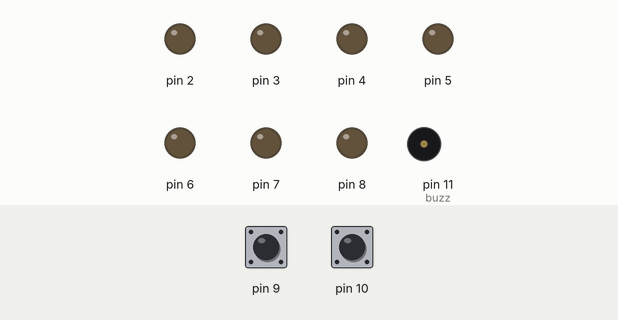
This sketch was run on a simulated Arduino Uno, built with avr-gcc and run on an emulated ATmega328P. Shown: output pins drawn as LEDs (lit = HIGH), buzzer (waves = sounding). The inputs (shaded band) are chosen by the test bench; at power-on: pin 10 LOW, pin 9 LOW. What the sketch prints to the serial monitor is not drawn.

Above: at 1.2 s.
1.3 s: pin 10 driven HIGH
At 2.3 s:
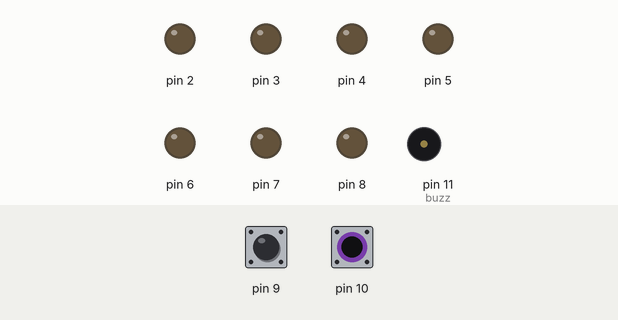
4.3 s: pin 9 driven HIGH
At 5.0 s:
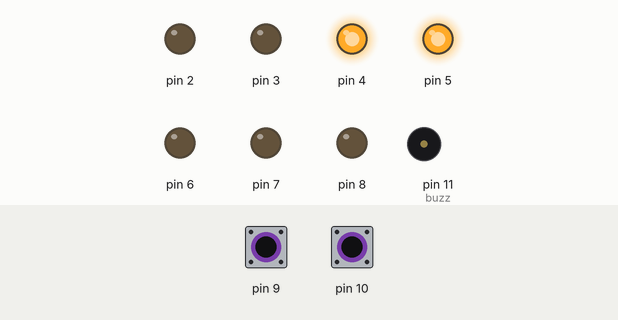
5.8 s: pin 10 pulsed LOW 2 times (0.12 s each, 0.3 s apart)
At 7.7 s:
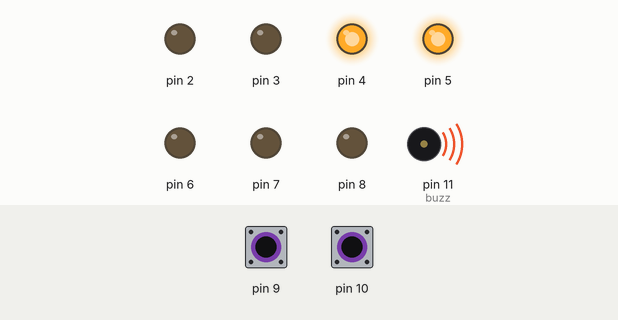
8.8 s: pin 9 pulsed LOW 5 times (0.12 s each, 0.3 s apart)
At 11.4 s:
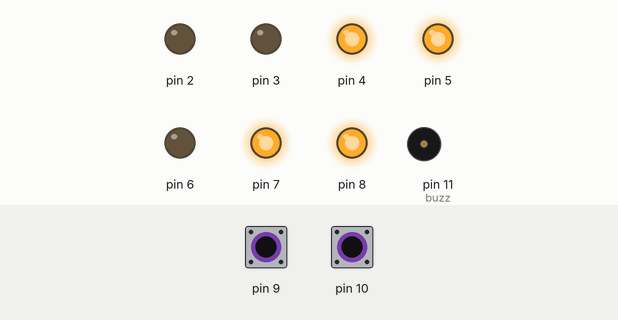
Timing chart, 0 to 12.8 s (numbered marks = the images above; inputs shaded):
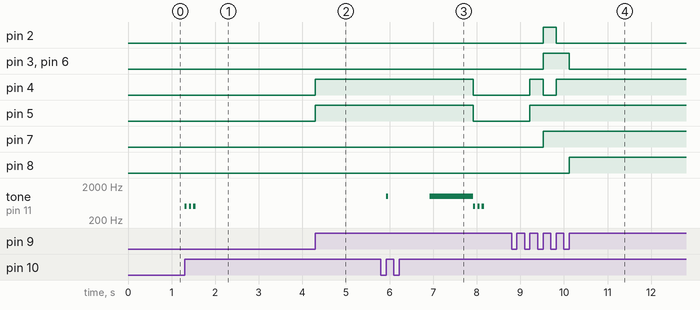

Measured:
- after the input at 1.3 s, tone on pin 11 (buzz): alternates 500 Hz for 0.05 s and silent for 0.05 s, 6 changes in all, then stays silent, starting at once
- after the input at 4.3 s, pin 4, pin 5: LOW → HIGH at once
- after the input at 5.8 s, pin 4, pin 5: HIGH → LOW after 2.1 s; tone on pin 11 (buzz): plays 1000 Hz for 0.05 s, 1000 Hz for 1.0 s, 500 Hz for 0.05 s, 500 Hz for 0.05 s, 500 Hz for 0.05 s, starting after 0.12 s
- after the input at 8.8 s, pin 2: LOW → HIGH after 0.72 s, → LOW 0.30 s later; pin 3, pin 6: LOW → HIGH after 0.72 s, → LOW 0.60 s later; pin 4: LOW → HIGH after 0.42 s, → LOW 0.30 s later, → HIGH 0.30 s later; pin 5: LOW → HIGH after 0.42 s; pin 7: LOW → HIGH after 0.72 s

The sketch:

20190328-1.ino
```cpp
int index=0;
int A;
int B;
int lastB=0;
int lastA=0;
const int buzz=11;
void setup() {
  // put your setup code here, to run once:
  for(int i=2;i<9;i++){
    pinMode(i,OUTPUT);
  }
  pinMode(9,INPUT);
  pinMode(10,INPUT);
  pinMode(buzz,OUTPUT);
  for(int i=0;i<7;i++){
      digitalWrite(i,0);
      }
   Serial.begin(9600);
  index=0;
  A=0;
  B=0;
}

void loop() {
  // put your main code here, to run repeatedly:
  A=digitalRead(9);
  if (A != lastA){
  if(A==HIGH){
    index=index+1;
    Serial.print(index);
    if (index==1){
      for(int i=2;i<9;i++){
      digitalWrite(i,0);
      }
      digitalWrite(4,1);
      digitalWrite(5,1);
    }
    else if (index==2){
       for(int i=2;i<9;i++){
      digitalWrite(i,0);
      }
      digitalWrite(7,1);
      digitalWrite(2,1);
      digitalWrite(3,1);
      digitalWrite(5,1);
      digitalWrite(6,1);
    }
    else if (index==3){
        for(int i=2;i<9;i++){
      digitalWrite(i,0);
      }
      digitalWrite(7,1);
      digitalWrite(4,1);
      digitalWrite(3,1);
      digitalWrite(5,1);
      digitalWrite(6,1);
    }
     else if (index==4){
         for(int i=2;i<9;i++){
      digitalWrite(i,0);
      }
      digitalWrite(7,1);
      digitalWrite(8,1);
      digitalWrite(4,1);
      digitalWrite(5,1);
     }
      else if (index== 5){
         for(int i=2;i<9;i++){
      digitalWrite(i,0);
      }
      digitalWrite(7,1);
      digitalWrite(8,1);
      digitalWrite(3,1);
      digitalWrite(4,1);
      digitalWrite(6,1);
      }
      else if (index==6){
         for(int i=2;i<9;i++){
      digitalWrite(i,0);
      }
      digitalWrite(7,1);
      digitalWrite(8,1);
      digitalWrite(2,1);
      digitalWrite(3,1);
      digitalWrite(4,1);
      digitalWrite(6,1);
      }
      else if (index==7){
         for(int i=2;i<9;i++){
      digitalWrite(i,0);
      }
      digitalWrite(8,1);
      digitalWrite(4,1);
      digitalWrite(5,1);
      digitalWrite(6,1);
      }
      else if (index==8){
         for(int i=2;i<9;i++){
      digitalWrite(i,1);
      }
      }
      else if (index==9){
         for(int i=2;i<9;i++){
      digitalWrite(i,1);
      }
      digitalWrite(2,0);
      }
    else {
      for (int i=2;i<9;i++){
        digitalWrite(i,0);
      }

     }
  }
    if (index>=10){
  index=0;
   }
  }
  B=digitalRead(10);
  if (B!= lastB){
    if (B==HIGH){
       for(index;index>-1;index--){

        if (index==1){
      for(int i=2;i<9;i++){
      digitalWrite(i,0);
      }
      digitalWrite(4,1);
      digitalWrite(5,1);
      tone(buzz,1000);
        delay(50);
        noTone(buzz);
        delay(950);
        tone(buzz,1000);
    }
    else if (index==2){
       for(int i=2;i<9;i++){
      digitalWrite(i,0);
      }
      digitalWrite(7,1);
      digitalWrite(2,1);
      digitalWrite(3,1);
      digitalWrite(5,1);
      digitalWrite(6,1);
      tone(buzz,1000);
        delay(50);
        noTone(buzz);
        delay(950);
        tone(buzz,1000);
    }
    else if (index==3){
        for(int i=2;i<9;i++){
      digitalWrite(i,0);
      }
      digitalWrite(7,1);
      digitalWrite(4,1);
      digitalWrite(3,1);
      digitalWrite(5,1);
      digitalWrite(6,1);
      tone(buzz,1000);
        delay(50);
        noTone(buzz);
        delay(950);
        tone(buzz,1000);
    }
     else if (index==4){
         for(int i=2;i<9;i++){
      digitalWrite(i,0);
      }
      digitalWrite(7,1);
      digitalWrite(8,1);
      digitalWrite(4,1);
      digitalWrite(5,1);
      tone(buzz,1000);
        delay(50);
        noTone(buzz);
        delay(950);
        tone(buzz,1000);
     }
      else if (index== 5){
         for(int i=2;i<9;i++){
      digitalWrite(i,0);
      }
      digitalWrite(7,1);
      digitalWrite(8,1);
      digitalWrite(3,1);
      digitalWrite(4,1);
      digitalWrite(6,1);
      tone(buzz,1000);
        delay(50);
        noTone(buzz);
        delay(950);
        tone(buzz,1000);
      }
      else if (index==6){
         for(int i=2;i<9;i++){
      digitalWrite(i,0);
      }
      digitalWrite(7,1);
      digitalWrite(8,1);
      digitalWrite(2,1);
      digitalWrite(3,1);
      digitalWrite(4,1);
      digitalWrite(6,1);
      tone(buzz,1000);
        delay(50);
        noTone(buzz);
        delay(950);
        tone(buzz,1000);
      }
      else if (index==7){
         for(int i=2;i<9;i++){
      digitalWrite(i,0);
      }
      digitalWrite(8,1);
      digitalWrite(4,1);
      digitalWrite(5,1);
      digitalWrite(6,1);
      tone(buzz,1000);
        delay(50);
        noTone(buzz);
        delay(950);
        tone(buzz,1000);
      }
      else if (index==8){
         for(int i=2;i<9;i++){
      digitalWrite(i,1);
      }
      tone(buzz,1000);
        delay(50);
        noTone(buzz);
        delay(950);
        tone(buzz,1000);
      }
      else if (index==9){
         for(int i=2;i<9;i++){
      digitalWrite(i,1);
      }
      digitalWrite(2,0);
      tone(buzz,1000);
        delay(50);
        noTone(buzz);
        delay(950);
        tone(buzz,1000);
      }
    else {
      for (int i=2;i<9;i++){
        digitalWrite(i,0);
      }
      tone(buzz,500);
        delay(50);
        noTone(buzz);
        delay(50);
        tone(buzz,500);
        delay(50);
        noTone(buzz);
        delay(50);
        tone(buzz,500);
        delay(50);
        noTone(buzz);
     }
     delay(1000);
       }
       if (index<0){
        index=0;
       }
    }
  }
  lastA=A;
  lastB=B;
  noTone(buzz);

}
```
